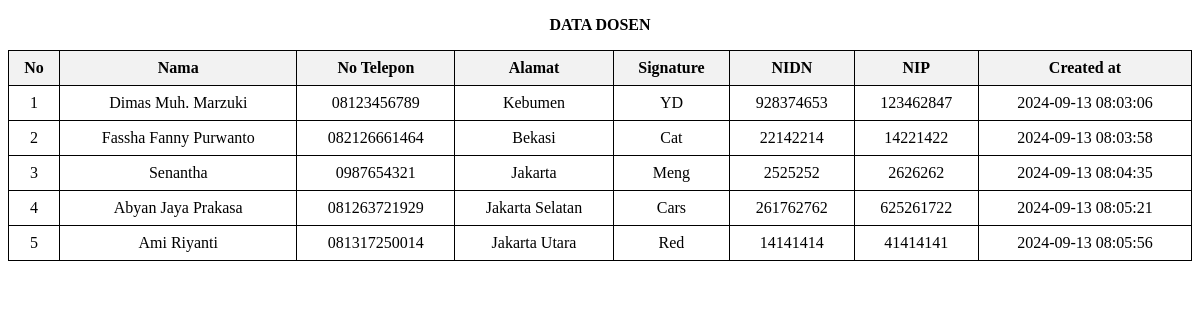
Page /Tugas2/lecturer.php on the committed database.
### tables this page shows
CREATE TABLE `lecturers` (
  `id` int(11) NOT NULL,
  `name` varchar(45) NOT NULL,
  `number_phone` varchar(15) DEFAULT NULL,
  `address` varchar(50) NOT NULL,
  `signature` varchar(30) NOT NULL,
  `nidn` int(11) NOT NULL,
  `nip` int(11) NOT NULL,
  `user_id` int(11) NOT NULL,
  `deleted_at` timestamp NULL DEFAULT NULL,
  `created_at` timestamp NOT NULL DEFAULT current_timestamp(),
  `updated_at` timestamp NOT NULL DEFAULT current_timestamp()
);

### Tugas2/koneksi.php (called while the page is built, shortened)
<?php
class Database {
    private $host = "localhost";
    private $username = "root";
    private $password = "";
    private $database = "pweb2";
    protected $koneksi;
    function __construct() {
        $this->koneksi = mysqli_connect($this->host, $this->username, $this->password, $this->database);
    }
    public function query($query) {
        return mysqli_query($this->koneksi, $query);
    }
}
class Lecturers extends Database {
    public function tampilData() {
        $query = "SELECT * FROM lecturers";
        $data = $this->query($query);
        $hasil = [];
        while ($row = mysqli_fetch_array($data, MYSQLI_ASSOC)) {
            $hasil[] = $row;
        }
        return $hasil;
    }
}
?>

### Tugas2/lecturer.php (the view, shortened to what this page needs)
<?php
require_once('koneksi.php');
$tampilDosen = new Lecturers();
$data = $tampilDosen->tampilData();
?>
<!DOCTYPE html>
<html>
<head>
</head>
<body>
	<p><b><center>DATA DOSEN</center></b></p>
<table border="1">
		<tr>
			<th>No</th>
			<th>Nama</th>
            <th>No Telepon</th>
			<th>Alamat</th>
			<th>Signature</th>
			<th>NIDN</th>
			<th>NIP</th>
            <th>Created at</th>
		</tr>
		<?php
		$no = 1;
		foreach($data as $row){
		?>
			<tr>
				<td><?php echo $no++; ?></td>
				<td><?php echo $row['name']; ?></td>
                <td><?php echo $row['number_phone']; ?></td>
				<td><?php echo $row['address']; ?></td>
				<td><?php echo $row['signature']; ?></td>
				<td><?php echo $row['nidn']; ?></td>
                <td><?php echo $row['nip']; ?></td>
                <td><?php echo $row['created_at']; ?></td>
               </tr>
			<?php
		}
		?>
	</table>
</body>
</html>

### Tugas2/lecturer.php (style rules this page uses)
table { width: 100%; border-collapse: collapse; }
th, td { border: 1px solid #000; padding: 8px; text-align: center; }
th { background-color: #f2f2f2; }

### rows in the picture
lecturers: name "Dimas Muh. Marzuki", number_phone "08123456789", address "Kebumen", signature "YD", nidn "928374653", nip "123462847", created_at "2024-09-13 08:03:06"
lecturers: name "Fassha Fanny Purwanto", number_phone "082126661464", address "Bekasi", signature "Cat", nidn "22142214", nip "14221422", created_at "2024-09-13 08:03:58"
lecturers: name "Senantha", number_phone "0987654321", address "Jakarta", signature "Meng", nidn "2525252", nip "2626262", created_at "2024-09-13 08:04:35"
lecturers: name "Abyan Jaya Prakasa", number_phone "081263721929", address "Jakarta Selatan", signature "Cars", nidn "261762762", nip "625261722", created_at "2024-09-13 08:05:21"
lecturers: name "Ami Riyanti", number_phone "081317250014", address "Jakarta Utara", signature "Red", nidn "14141414", nip "41414141", created_at "2024-09-13 08:05:56"
